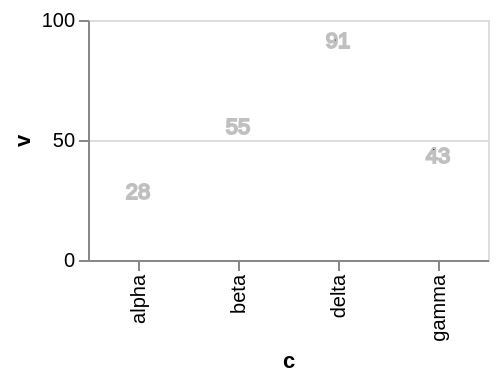

This figure's Vega-Lite source:
### Vega-Lite specification from a JSON file in a GitHub repository (floating-point values rounded to 4 significant figures)
{"$schema": "https://vega.github.io/schema/vega-lite/v6.json", "width": 200, "height": 120, "data": {"values": [{"c": "alpha", "v": 28, "w": 3, "t": "2024-01-07"}, {"c": "beta", "v": 55, "w": 7, "t": "2024-03-19"}, {"c": "gamma", "v": 43, "w": 5, "t": "2024-06-02"}, {"c": "delta", "v": 91, "w": 9, "t": "2024-09-11"}]}, "mark": {"type": "text", "stroke": "silver"}, "encoding": {"x": {"field": "c", "type": "nominal"}, "y": {"field": "v", "type": "quantitative"}, "text": {"field": "v", "type": "quantitative"}}}
